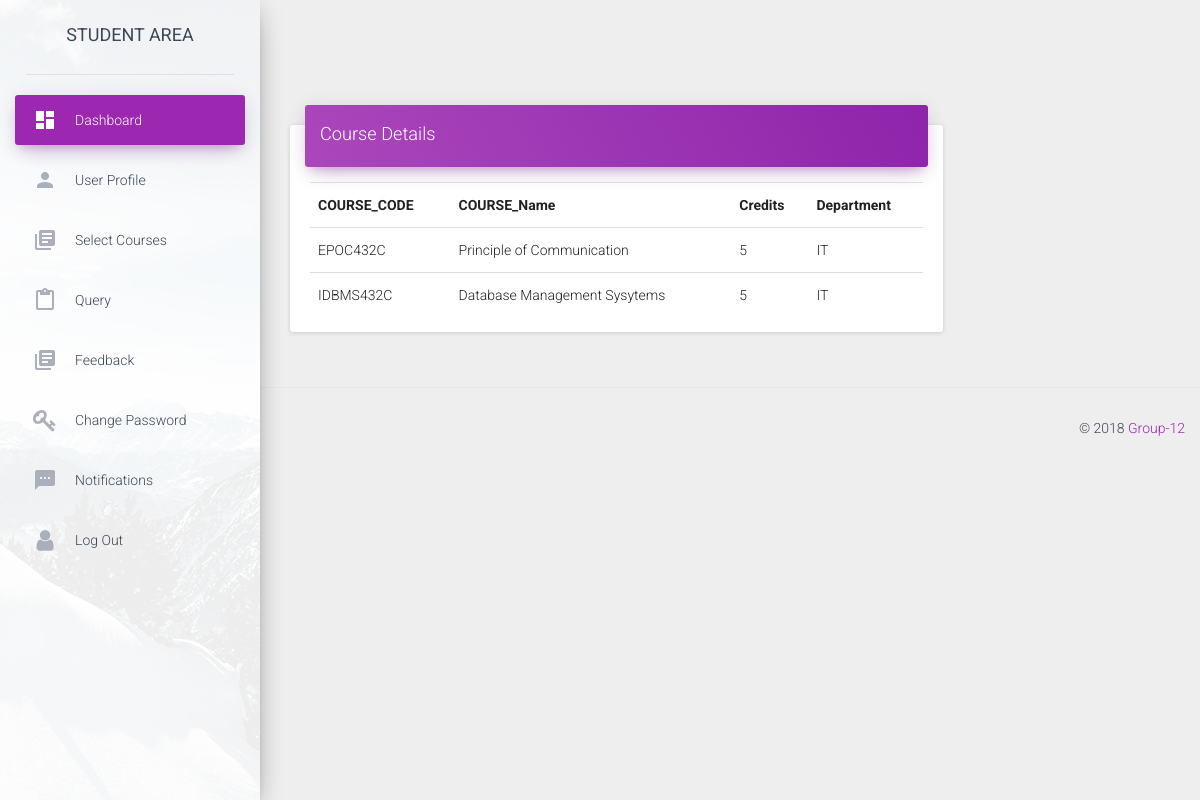
Page /dashboard/iit2016047 (signed in) on the earlier database version.
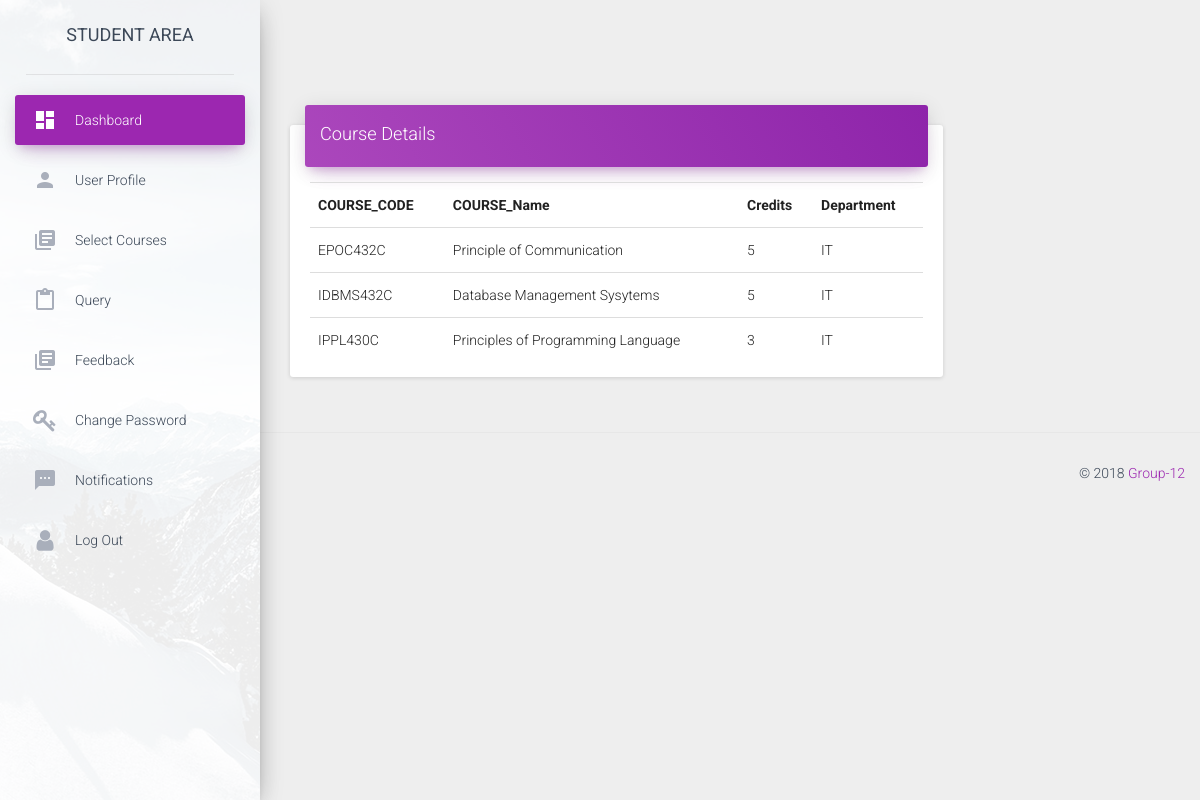
Same page on the later database version.
### app.py (models this page shows)
class courses(db.Model):
	__tablename__ = 'courses'
	column_display_pk = True
	course_code = db.Column(db.String(20), primary_key=True)
	course_name = db.Column(db.String(40))
	credits = db.Column(db.Integer)
	semester = db.Column(db.Integer)
	department = db.Column(db.String(40))

### app.py (the view)
@app.route('/dashboard/<id>')
def dashboard(id):
	global current
	if session.get('logged_in') and id == current:
		conn = sqlite3.connect('students.sqlite3')
		cur = conn.cursor()
		cur.execute("SELECT * FROM users WHERE username = (?)",(id,))
		users = cur.fetchone()
		cur.execute("SELECT courses.course_code,courses.course_name,courses.credits,courses.department FROM users_courses,courses WHERE useremail = (?) and users_courses.course_code = courses.course_code",(id+"@iiita.ac.in",))
		courses = cur.fetchall()
		print (users)
		print (courses)
		cur = conn.cursor()
		cur.execute("SELECT * FROM query WHERE useremail = (?) and seen = (?)",(id+"@iiita.ac.in",0,))
		notifications = cur.fetchall()
		if notifications==[]:
			notifications=None
		conn.close()
		return render_template("dashboard.html",users=users,notifications=notifications,courses = courses)
	return redirect(url_for('login'))

### templates/dashboard.html (shortened to what this page needs)
<!doctype html>
<html lang="en">
<head>
    <link href="../static/css/bootstrap.min.css" rel="stylesheet" />
    <link href="../static/css/material-dashboard.css?v=1.2.0" rel="stylesheet" />
    <link href="../static/css/demo.css" rel="stylesheet" />
    <link href="http://maxcdn.bootstrapcdn.com/font-awesome/latest/css/font-awesome.min.css" rel="stylesheet">
</head>
<body>
	<div class="wrapper">
        <div class="sidebar" data-color="purple" data-image="../assets/img/sidebar-1.jpg">
            <div class="logo">
                <label class="simple-text">
                    STUDENT AREA
                </label>
            </div>
            <div class="sidebar-wrapper">
                <ul class="nav">
                     <li class="active">
                        <a href="{{url_for('dashboard',id=users[1])}}">
                            <i class="material-icons">dashboard</i>
                            <p>Dashboard</p>
                        </a>
                    </li>
                    <li>
                        <a href="{{url_for('profile',id=users[1])}}">
                            <i class="material-icons">person</i>
                            <p>User Profile</p>
                        </a>
                    </li>
                    <li>
                        <a href="{{url_for('courses')}}">
                            <i class="material-icons">library_books</i>
                            <p>Select Courses</p>
                        </a>
                    </li>
                    <li>
                        <a href="{{url_for('query')}}">
                            <i class="material-icons">content_paste</i>
                            <p>Query</p>
                        </a>
                    </li>
                    <li>
                        <a href="{{url_for('feedback')}}">
                            <i class="material-icons">library_books</i>
                            <p>Feedback</p>
                        </a>
                    </li>
                    <li>
                        <a href="{{url_for('change_password',id=users[1])}}">
                            <i class="fa fa-key"></i>
                            <p>Change Password</p>
                        </a>
                    </li>
                    <li>
                        <a href="{{url_for('notifications')}}">
                            <i class="material-icons">sms</i>
                            {% if notifications is none %}<p>Notifications</p>{% else %}<p style="color:red;"><strong>Notifications</strong></p>{% endif %}
                        </a>
                    </li>
                    <li>
                        <a href="{{url_for('logout')}}">
                            <i class="fa fa-user"></i>
                            <p>Log Out</p>
                        </a>
                    </li>
                </ul>
            </div>
        </div>
        <div class="main-panel">
            <div class="content">
                <div class="container-fluid">
                    <div class="row">
                        <div class="col-md-9">
                            <div class="card">
                                <div class="card-header" data-background-color="purple">
                                    <h4 class="title">Course Details</h4>
                                </div>
                                <div class="card-content table-responsive">
                                    <table class="table">
                                          <tr>
                                            <th>COURSE_CODE</th>
                                            <th>COURSE_Name</th>
                                            <th>Credits</th>
                                            <th>Department</th>
                                          </tr>
                                        {% for item in courses %}
                                            <tr>
                                                <td>{{item[0]}}</td>
                                                <td>{{item[1]}}</td>
                                                <td>{{item[2]}}</td>
                                                <td>{{item[3]}}</td>
                                            </tr>
                                        {% endfor %}
                                    </table>
                                </div>
                            </div>
                        </div>
                    </div>
                </div>
            </div>
            <footer class="footer">
                <div class="container-fluid">
                    <p class="copyright pull-right">
                        &copy;
                        <a href="./dashboard.html">Group-12</a>
                    </p>
                </div>
            </footer>
        </div>
    </div>
	</body>
</html>

Differences in the rows shown:
added courses: course_code "IPPL430C", course_name "Principles of Programming Language", credits "3", department "IT"
